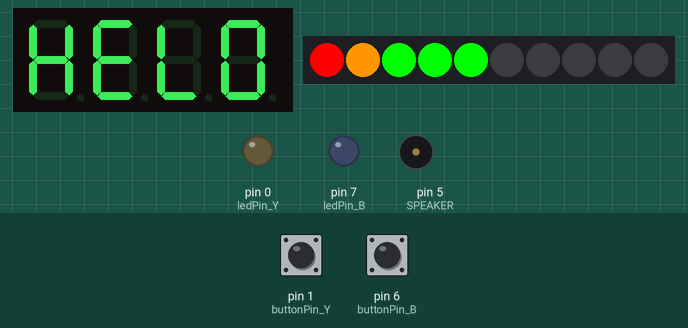
This sketch was run on a simulated Arduino Uno, built with avr-gcc and run on an emulated ATmega328P. On the bench: 4-digit seven-segment display, 10 RGB LEDs in strip order, left to right, output pins drawn as LEDs (lit = HIGH), buzzer (waves = sounding). The test bench sets the inputs (shaded band); at power-on: pin 6 (buttonPin_B) LOW, pin 1 (buttonPin_Y) LOW.

Above: at 1.5 s.
At 3.6 s:
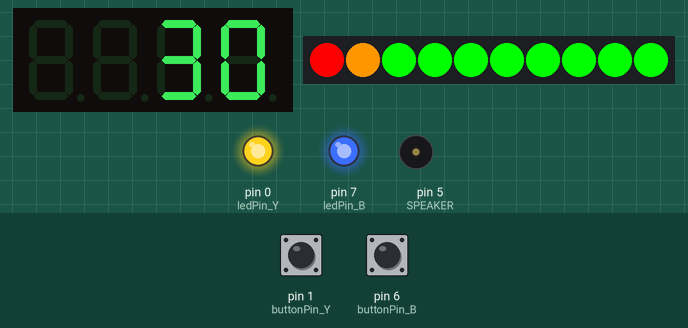
3.7 s: pin 6 (buttonPin_B) pulled HIGH for 1 s
At 8.6 s:
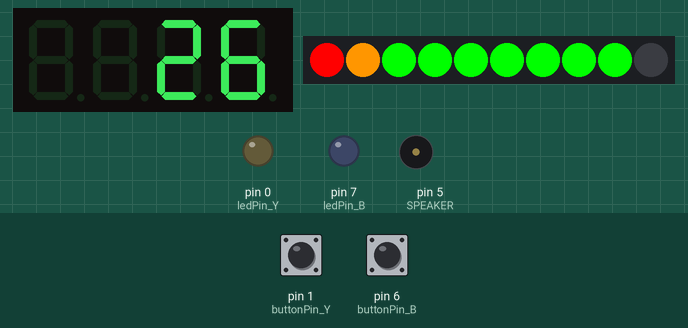
At 29.7 s:
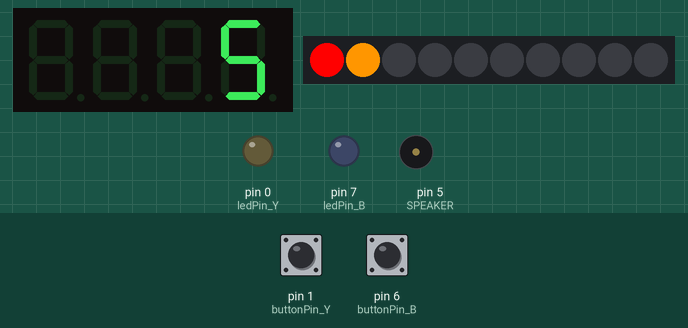
Timing chart, 0 to 30.4 s (numbered marks = the images above; inputs shaded):
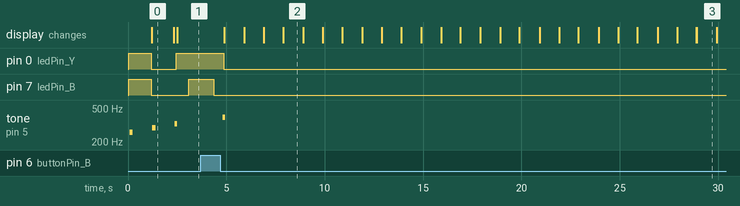

The sketch:

Discipline.ino
```cpp
/* DISCIPLINE
 *
 * Design and make by Jasper Wang, sponsored by Seeed.
 *
 * Date: 2021.11.5
 */

#include "TM1637.h"
#include <Grove_LED_Bar.h>
#define SPEAKER 5

/* LED bar setup */
Grove_LED_Bar bar(9, 8, 0, LED_BAR_10); // Clock pin, Data pin, Orientation

/* Button variables setup */
const byte ledPin_Y = 0;            // Blue led is for "START"
const byte ledPin_B = 7;            // Yellow led is for "SET"
const byte buttonPin_Y = 1;
const byte buttonPin_B = 6;

int buttonState_Y;
int lastButtonState_Y = LOW;
int buttonState_B;
int lastButtonState_B = LOW;
unsigned long lastDebunceTime_Y = 0;
unsigned long lastDebunceTime_B = 0;
unsigned long debounceDelay = 50;

/* Screen variables setup */
const byte CLK = 9;
const byte DIO = 10;
TM1637 tm1637(CLK, DIO);

/* flag variables here */
bool timeSet = false;
bool startTiming = false;
bool countFinish = false;

/* variables for led fade */
unsigned long preFadeTime;
byte brightness = 0;
byte fadeAmount = 5;

/* variables for time set */
byte setTimeVal = 30;
unsigned long preSetTime;
int selectTime;

/* variables for timmer */
unsigned long preCountTime = 0;
int countDown;

/* variables for led bar */

unsigned long preFadeBarTime = 0;
byte barLevel;

/* variables for led bar */
int BassTab[] = {1911, 1702, 1516, 1431, 1275, 1136, 1012};
/*                 1     2     3     4     5     6     7            */

void setup() {
//  Serial.begin(9600);

  pinMode(SPEAKER, OUTPUT);
  digitalWrite(SPEAKER, LOW);

  tm1637.init();
  tm1637.set(BRIGHTEST);                       // BRIGHT_TYPICAL = 2,BRIGHT_DARKEST = 0,BRIGHTEST = 7;

  bar.begin();
  pinMode(ledPin_Y, OUTPUT);
  pinMode(ledPin_B, OUTPUT);
  pinMode(buttonPin_Y, INPUT);
  pinMode(buttonPin_B, INPUT);

  tm1637.displayStr("HEL0");
  digitalWrite(ledPin_Y, HIGH);
  digitalWrite(ledPin_B, HIGH);
  bar.setLevel(2);
  sound(0);
  delay(1000);
  digitalWrite(ledPin_Y, LOW);
  digitalWrite(ledPin_B, LOW);
  bar.setLevel(5);
  sound(1);
  delay(1000);
  bar.setLevel(10);
  sound(2);
}

void loop() {

  /* Button detect here */
  int reading_Y = digitalRead(buttonPin_Y);
  int reading_B = digitalRead(buttonPin_B);
  if (reading_Y != lastButtonState_Y) {
    lastDebunceTime_Y = millis();
  }

  if (reading_B != lastButtonState_B) {
    lastDebunceTime_B = millis();
  }

  if ((millis() - lastDebunceTime_Y ) > debounceDelay) {
    if (reading_Y != buttonState_Y) {
      buttonState_Y = reading_Y;
      if (buttonState_Y == LOW) {
        /* Yellow Button to set the timer here */
//        Serial.println("Yellow");

        if (timeSet == false) {
          sound(0);
          setTimeVal += 30;
          if (setTimeVal > 120) {
            setTimeVal = 30;
          }
        }
      }
    }

    if ((millis() - lastDebunceTime_B ) > debounceDelay) {
      if (reading_B != buttonState_B) {
        buttonState_B = reading_B;
        if (buttonState_B == LOW) {
//          Serial.println("Blue");


          /* Blue Button to confirm the time init here */
          if (startTiming == false && timeSet == false) {
            sound(4);
            timeSet = true;
            selectTime = setTimeVal;
            countDown = selectTime;
            startTiming = true;
            barLevel = 10;
          }
          /* Blue Button to start the timer over and over again after setup */
          if (startTiming == false && timeSet == true && countFinish == true) {
            sound(4);
            analogWrite(ledPin_B, 0);
            selectTime = setTimeVal;
            countDown = selectTime;
            startTiming = true;
            barLevel = 10;
          }
        }

      }
    }
  }

  lastButtonState_Y = reading_Y;
  lastButtonState_B = reading_B;

  /* inital setup here, the yellow button light up, the blue button fade  */
  if (timeSet == false && startTiming == false) {
    digitalWrite(ledPin_Y, HIGH);
    fade(ledPin_B);
    tm1637.displayNum(setTimeVal);
  }

  /*  after the init setup, turn off the yellow button forever  */
  if (timeSet == true && startTiming == true && countFinish == false) {
    digitalWrite(ledPin_Y, LOW);
    analogWrite(ledPin_B, 0);
  }

  /*  when timer starts, begin to count down, when count finished, back to the counter state   */
  if (startTiming == true) {
    fadeBar();
    if (millis() - preCountTime > 1000) {
      preCountTime = millis();

      if (countDown > 0) {
        countDown--;
        tm1637.displayNum(countDown);
      } else {
        startTiming = false;
        countFinish = true;
        tm1637.clearDisplay();
        tm1637.displayNum(selectTime);
        analogWrite(ledPin_B, 255);
        bar.setLevel(10);
        sound(5);
        delay(200);
        sound(5);
        delay(200);
        sound(5);
        delay(200);
        sound(5);
      }
    }

  }

}

void fade(int led) {
  if (millis() - preFadeTime > 20) {
    analogWrite(led, brightness);
    brightness += fadeAmount;
    if (brightness <= 0 || brightness >= 255) {
      fadeAmount = -fadeAmount;
    }
    preFadeTime = millis();
  }
}

void fadeBar() {
  if (millis() - preFadeBarTime >= selectTime * 100) {
    bar.setLevel(barLevel);
    preFadeBarTime = millis();
    barLevel--;
  }
}

void sound(uint8_t note_index) {
  for (int i = 0; i < 40; i++)
  {
    digitalWrite(SPEAKER, HIGH);
    delayMicroseconds(BassTab[note_index]);
    digitalWrite(SPEAKER, LOW);
    delayMicroseconds(BassTab[note_index]);
  }
}
```

Measured:
- after the input at 3.7 s, pin 0 (ledPin_Y): HIGH → LOW after 1.2 s; pin 7 (ledPin_B): goes on until 4.4 s, then stays LOW; tone on pin 5 (SPEAKER): silent → 391 Hz after 1.1 s, → silent 0.12 s later; the display: first changes after 1.2 s (image 2 shows a later state)
- by itself, tone on pin 5 (SPEAKER): plays 261 Hz for 0.16 s, 293 Hz for 0.16 s, 329 Hz for 0.12 s
- what the display in image 0 shows lasts 1.1 s, from 1.2 s to 2.3 s
- what the display in image 3 shows lasts 1.0 s, from 28.9 s to 29.9 s
